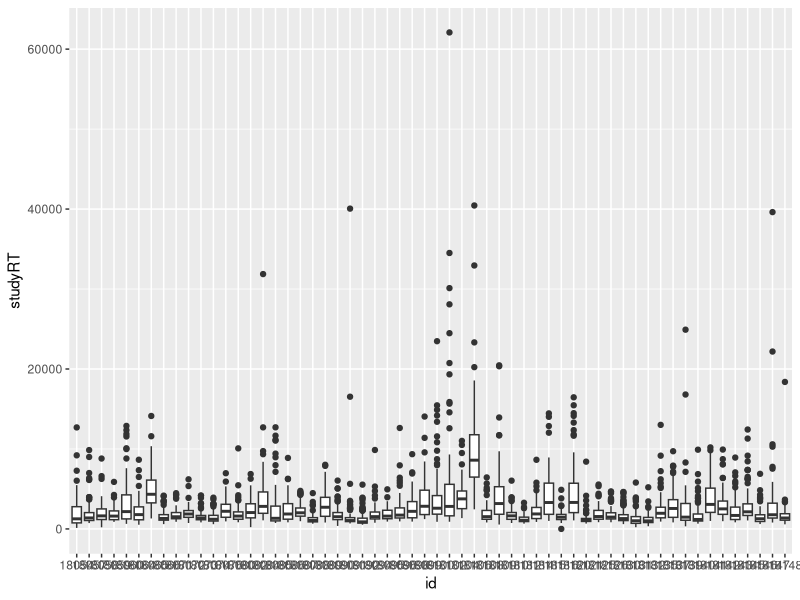
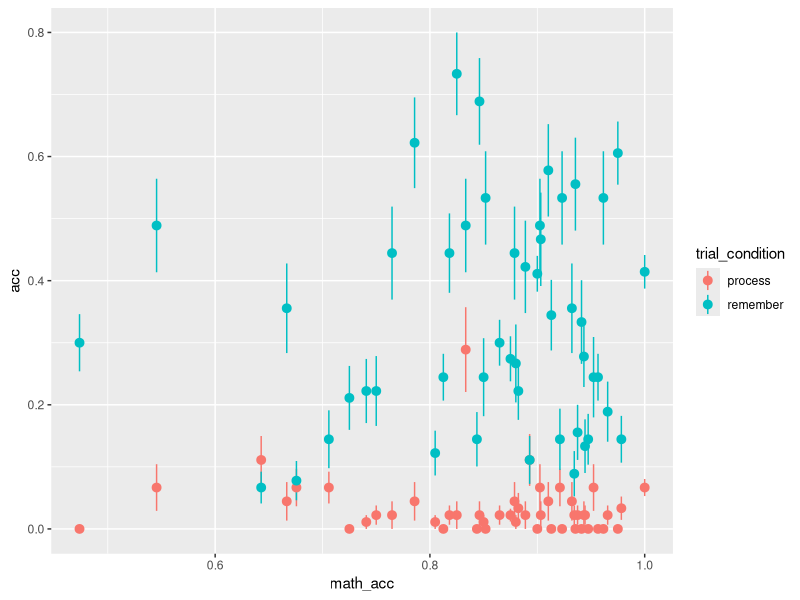
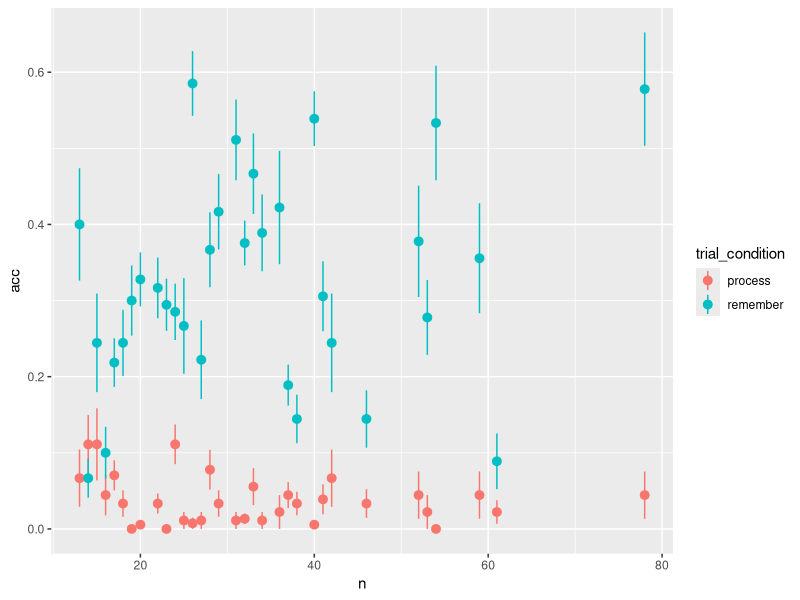
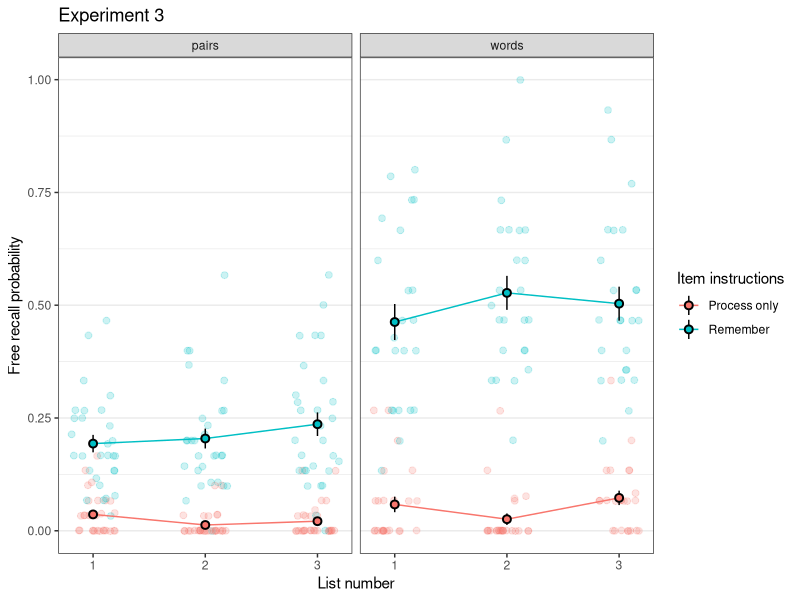
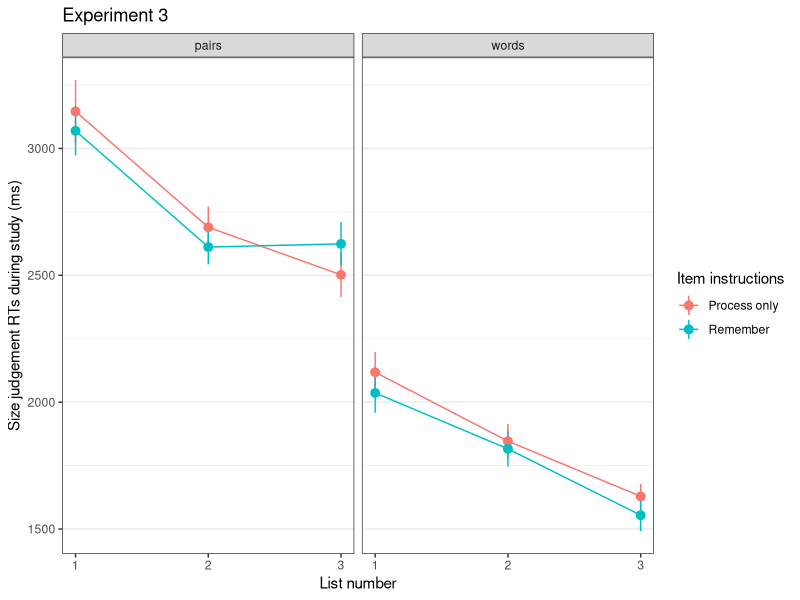
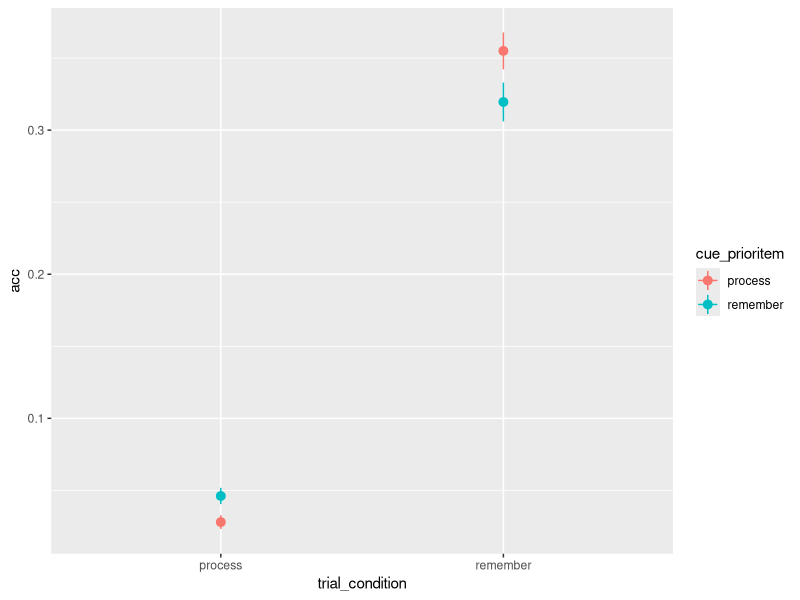
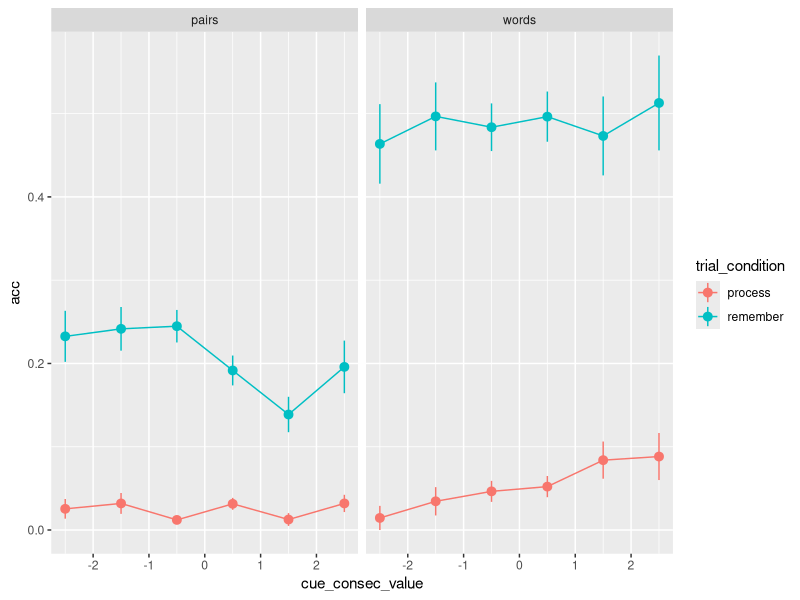
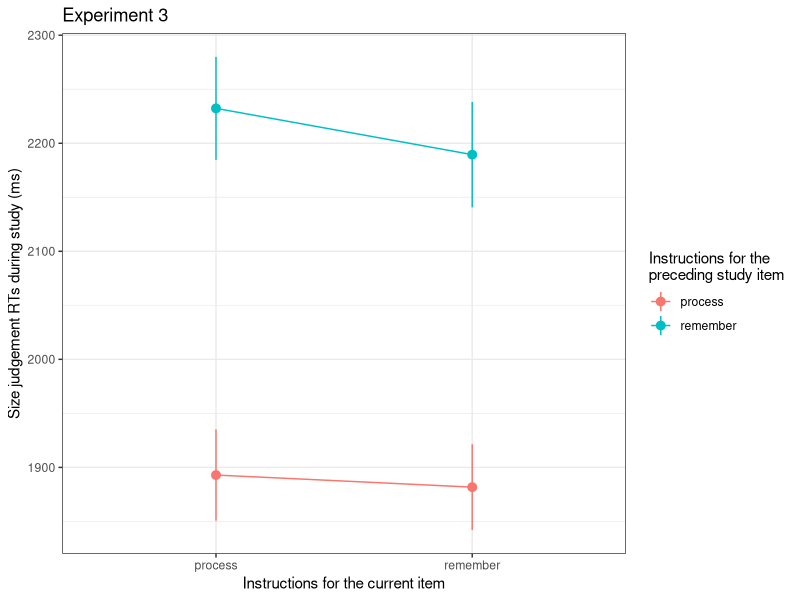

Generate these figures, in order, with R:
library(tidyverse)
library(lme4)

#############################################################################!
# DATA                                                                   ####
#############################################################################!

memdat <- read.csv('data/exp3/preproc_mem_data.csv')
mathdat <- read.csv('data/exp3/preproc_math_data.csv')
testdat <- read.csv('data/exp3/preproc_test_data.csv')

memdat$id <- as.factor(memdat$id)


# get response RTs to decide whether to exclude participants
memdat %>% 
  ggplot(aes(id, studyRT)) +
  geom_boxplot()


# get subject accuracy
memdat %>% 
  group_by(id) %>% 
  summarise(acc = mean(acc),
            exp_duration = mean(exp_duration)) %>% 
  arrange(acc) %>% 
  print(n=100)

# number of included participants if math acc >= 75%
memdat %>% 
  filter(use_help == "No" & expect_test == "No" & math_acc >= 0.75) %>% 
  select(id) %>% 
  unique() %>% 
  nrow()

# memacc as a function of math_acc
ggplot(memdat, aes(math_acc, acc, color=trial_condition)) +
  stat_summary(geom="pointrange") 
ggplot(memdat, aes(n, acc, color=trial_condition)) +
  stat_summary(geom="pointrange") 

#############################################################################!
# PLOTS                                                                  ####
#############################################################################!

# table of accuracy per condition
memdat %>% 
  filter(!exclude) %>% 
  group_by(id, listid, stimulus_condition,trial_condition) %>% 
  summarise(acc = mean(acc)) %>% 
  group_by(stimulus_condition, listid, trial_condition) %>% 
  summarise(acc = mean(acc) %>% round(2)) %>% 
  spread(trial_condition, acc) %>% 
  mutate(total = (process+remember)/2)

# overall accuracy per instruction
memdat %>% 
  filter(!exclude) %>% 
  group_by(id, trial_condition) %>% 
  summarise(acc = mean(acc)) %>% 
  group_by(trial_condition) %>% 
  summarise(acc_se = sd(acc)/sqrt(length(acc)),
            acc = mean(acc),
            acc_lower95 = acc-1.96*acc_se,
            acc_upper95 = acc+1.96*acc_se)

# overall accuracy per instruction and list
memdat %>% 
  filter(!exclude) %>% 
  group_by(id,listid, trial_condition) %>% 
  summarise(acc = mean(acc)) %>% 
  group_by(listid, trial_condition) %>% 
  summarise(acc_se = sd(acc)/sqrt(length(acc)),
            acc = mean(acc),
            acc_lower95 = acc-1.96*acc_se,
            acc_upper95 = acc+1.96*acc_se)

# overall accuracy per instruction and list
memdat %>% 
  filter(!exclude) %>% 
  group_by(id,listid, trial_condition, stimulus_condition) %>% 
  summarise(acc = mean(acc)) %>% 
  group_by(listid, trial_condition, stimulus_condition) %>% 
  summarise(acc_se = sd(acc)/sqrt(length(acc)),
            acc = mean(acc),
            acc_lower95 = acc-1.96*acc_se,
            acc_upper95 = acc+1.96*acc_se)


# overall RTs per instruction
memdat %>% 
  filter(!exclude, studyRT <= 10000, studyRT >= 500) %>% 
  group_by(id,listid, trial_condition, stimulus_condition) %>% 
  mutate(rel_to_med = abs(studyRT-median(studyRT))/mad(studyRT)) %>% 
  filter(rel_to_med <= 3) %>% 
  group_by(trial_condition) %>% 
  mutate(rt = studyRT) %>% 
  summarise(rt_se = sd(rt)/sqrt(length(rt)),
            rt = mean(rt),
            rt_lower95 = rt-1.96*rt_se,
            rt_upper95 = rt+1.96*rt_se)

mldat <- memdat %>% 
  filter(!exclude, studyRT <= 10000, studyRT >= 500) %>% 
  group_by(id,listid, trial_condition, stimulus_condition) %>% 
  mutate(rel_to_med = abs(studyRT-median(studyRT))/mad(studyRT)) %>% 
  filter(rel_to_med <= 3)

lmer(studyRT ~ trial_condition + (1|id), data=mldat) %>% summary() 

# number of excluded rts at each outlier removal stage
nrow(filter(memdat, !exclude, studyRT <= 10000, studyRT >= 500))/nrow(filter(memdat, !exclude))

nrow(mldat)/nrow(filter(memdat, !exclude, studyRT <= 10000, studyRT >= 500))


# table of counts per condition
memdat %>% 
  filter(!exclude) %>% 
  group_by(id, listid, stimulus_condition,trial_condition) %>% 
  summarise(n = sum(acc1 + ifelse(!is.na(acc2), acc2,0))) %>% 
  group_by(stimulus_condition, listid, trial_condition) %>% 
  summarise(n = mean(n)) %>% 
  spread(trial_condition, n) %>% 
  mutate(total = process+remember)


# main effect of instruction and list, split by stim type
memdat %>% 
  filter(!exclude, studyRT >= 500, studyRT <= 10000) %>% 
  group_by(id,listid, trial_condition, stimulus_condition) %>% 
  summarise(acc = mean(acc)) %>% 
  # group_by(stimulus_condition) %>%
  # mutate(overall_acc = mean(acc)) %>%
  # group_by(id) %>%
  # mutate(acc = acc-mean(acc)+overall_acc) %>%
  ggplot(aes(listid, acc, fill=trial_condition, color=trial_condition, label=acc)) +
  geom_point(position = position_jitter(width=0.2), alpha=0.2, size=2) +
  stat_summary(geom="line") +
  stat_summary(color='black', shape=21) +
  facet_wrap(~stimulus_condition) +
  theme_bw() +
  theme(panel.grid.major.x = element_blank(),
        panel.grid.minor.x = element_blank()) +
  scale_x_continuous("List number", breaks=c(1,2,3)) +
  scale_y_continuous("Free recall probability") +
  scale_color_discrete("Item instructions", labels=c("Process only","Remember")) +
  scale_fill_discrete("Item instructions", labels=c("Process only","Remember")) +
  ggtitle('Experiment 3')
ggsave('figures/exp3_recall_by_list_and_condition.png', width=6.5, height=3, units='in')

memdat %>% 
  filter(!exclude, studyRT <= 10000, studyRT >= 500) %>% 
  group_by(id,listid, trial_condition, stimulus_condition) %>% 
  mutate(rel_to_med = abs(studyRT-median(studyRT))/mad(studyRT)) %>% 
  summarise(rt = mean(studyRT)) %>% 
  group_by(stimulus_condition) %>%
  mutate(overall_rt = mean(rt)) %>%
  group_by(id) %>%
  mutate(rt = rt-mean(rt)+overall_rt) %>%
  ggplot(aes(listid, rt, color=trial_condition)) +
  stat_summary(geom="pointrange") +
  stat_summary(geom="line") +
  facet_wrap(~stimulus_condition) +
  theme_bw() +
  theme(panel.grid.major.x = element_blank(),
        panel.grid.minor.x = element_blank()) +
  scale_x_continuous("List number", breaks=c(1,2,3)) +
  scale_y_continuous("Size judgement RTs during study (ms)") +
  scale_color_discrete("Item instructions", labels=c("Process only","Remember")) +
  ggtitle('Experiment 3')
ggsave('figures/exp3_studyRTs_by_list_and_condition.png', width=6.5, height=3, units='in')

# effect of prior cue
memdat %>% 
  filter(!exclude, studyRT <= 10000, studyRT >= 500, !is.na(cue_prioritem)) %>% 
  ggplot(aes(trial_condition, acc, color=cue_prioritem)) +
  stat_summary(geom="pointrange") +
  stat_summary(geom="line")

# cumulative effect of prior cue
memdat %>% 
  filter(!exclude, studyRT <= 10000, studyRT >= 500, !is.na(cue_prioritem)) %>% 
  ggplot(aes(cue_consec_value, acc, color=trial_condition)) +
  stat_summary(geom="pointrange") +
  stat_summary(geom="line") +
  facet_wrap(~stimulus_condition)

# effect of prior cue on study RTs
memdat %>% 
  filter(!exclude, studyRT <= 10000, studyRT >= 500, !is.na(cue_prioritem)) %>% 
  group_by(id, listid, trial_condition) %>% 
  mutate(rel_to_mad = abs(studyRT-median(studyRT))/mad(studyRT)) %>% 
  filter(rel_to_mad <= 2.5) %>% 
  ggplot(aes(trial_condition, studyRT, color=cue_prioritem, group=cue_prioritem)) +
  stat_summary(geom="pointrange") +
  stat_summary(geom="line")  +
  scale_y_continuous("Size judgement RTs during study (ms)") +
  scale_x_discrete('Instructions for the current item') +
  scale_color_discrete("Instructions for the\npreceding study item") +
  theme_bw() +
  ggtitle('Experiment 3')
ggsave('figures/exp3_studyRTs_by_current_and_previous_item_instructions.png', width= 5, height=3, units='in')

# cumulative effect of prior cue on RTs
memdat %>% 
  filter(!exclude, studyRT <= 10000, studyRT >= 500, !is.na(cue_prioritem)) %>% 
  ggplot(aes(reorder(cue_consec_lab,cue_consec_value), studyRT, color=trial_condition)) +
  stat_summary(geom="pointrange") +
  stat_summary(geom="line") +
  facet_wrap(~stimulus_condition) 

# effect of studyRTs on accuracy
memdat %>% 
  filter(!exclude, studyRT <= 10000, studyRT >= 500) %>% 
  group_by(id, stimulus_condition) %>% 
  mutate(rt = studyRT,
         rt = (rt - mean(rt)),
         rt = ecdf(rt)(rt),
         rt = ceiling(rt*10)/10) %>% 
  ggplot(aes(rt, acc, color=trial_condition)) +
  stat_summary(geom="pointrange") +
  stat_summary(geom="line") +
  scale_x_continuous("Study RT quantiles") +
  scale_y_continuous("Free recall probability") +
  scale_color_discrete("Item instructions", labels=c("Process only","Remember")) +
  ggtitle('Experiment 3') +
  theme_bw() +
  theme(panel.grid.major = element_blank(),
        panel.grid.minor = element_blank())
ggsave('figures/exp3_acc_f(studyRTs).png', width=4.2, height=3, units='in')

ml1 <- glmer(acc1 ~ listid * trial_condition + (1|id), data=filter(memdat, !exclude, studyRT <= 10000, studyRT >= 500), family='binomial')
ml2 <- glmer(acc1 ~ listid * trial_condition + I(studyRT/1000) + (1|id), data=filter(memdat, !exclude, studyRT <= 10000, studyRT >= 500), family='binomial')
ml3 <- glmer(acc1 ~ listid * trial_condition + I(studyRT/1000) + (1|id), data=filter(memdat, !exclude, studyRT <= 10000, studyRT >= 500), family='binomial')
summary(ml1)
summary(ml2)
summary(ml3)



#############################################################################!
# Determine "correct" response for size judgement                        ####
#############################################################################!


size <- read.csv('data/mean_size_ratings.csv')
size <- select(size, -X)
memdat <- left_join(memdat, size, by=c('word1'))

memdat %>% 
  filter(stimulus_condition == "words") %>% 
  ggplot(aes(size_group, as.numeric(resp == "larger"), color=trial_condition)) +
  stat_summary(geom="pointrange") +
  stat_summary(geom="line") +
  coord_cartesian(ylim=c(0,1))

memdat %>% 
  filter(stimulus_condition == "words") %>% 
  ggplot(aes(size_group, acc, color=trial_condition)) +
  stat_summary(geom="pointrange") +
  stat_summary(geom="line") +
  coord_cartesian(ylim=c(0,1)) +
  facet_wrap(~resp)

memdat %>% 
  filter(stimulus_condition == "words", size_group != 1) %>% 
  mutate(size_acc = case_when(
    size_group == 0 & resp == "smaller" ~ 1,
    size_group == 2 & resp == "larger" ~ 1,
    TRUE ~ 0
  )) %>% 
  group_by(trial_condition) %>% 
  summarise(size_acc = mean(size_acc))

memdat %>% 
  filter(stimulus_condition == "words", size_group != 1) %>% 
  mutate(size_acc = case_when(
    size_group == 0 & resp == "smaller" ~ 1,
    size_group == 2 & resp == "larger" ~ 1,
    TRUE ~ 0
  )) %>% 
  group_by(trial_condition, listid) %>% 
  summarise(size_acc = mean(size_acc))


